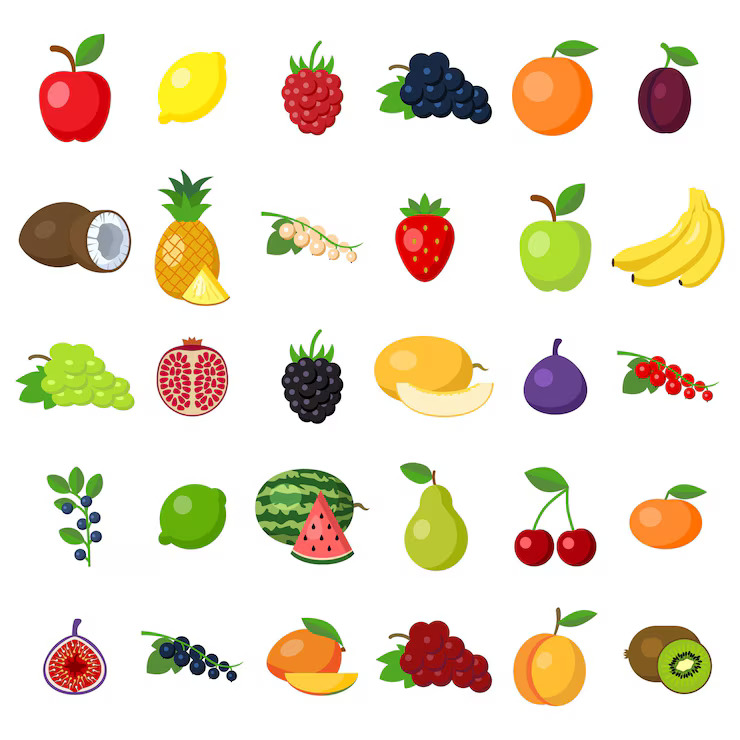
#> input picture unidad-3/images/fruits.jpg, 740 x 740 px
$ jupyter execute --allow-errors 06-conteo.ipynb
#> lines starting #> are read from the running program, lines starting #| are printed output that depends on the picture; after the words box and inside, x2 and y2 are one past the last pixel; in counts of white or black regions, pixels touching at a corner belong together
#> further down, img is the input picture: shape (740, 740, 3); mean B, G, R 207.6, 225, 234
# Conteo

[cell 1]
import cv2
import numpy as np
import matplotlib.pyplot as plt
from skimage import measure

def conteo(img):
  # Convertir la imagen a escala de grises
  img_gray = cv2.cvtColor(img, cv2.COLOR_BGR2GRAY)
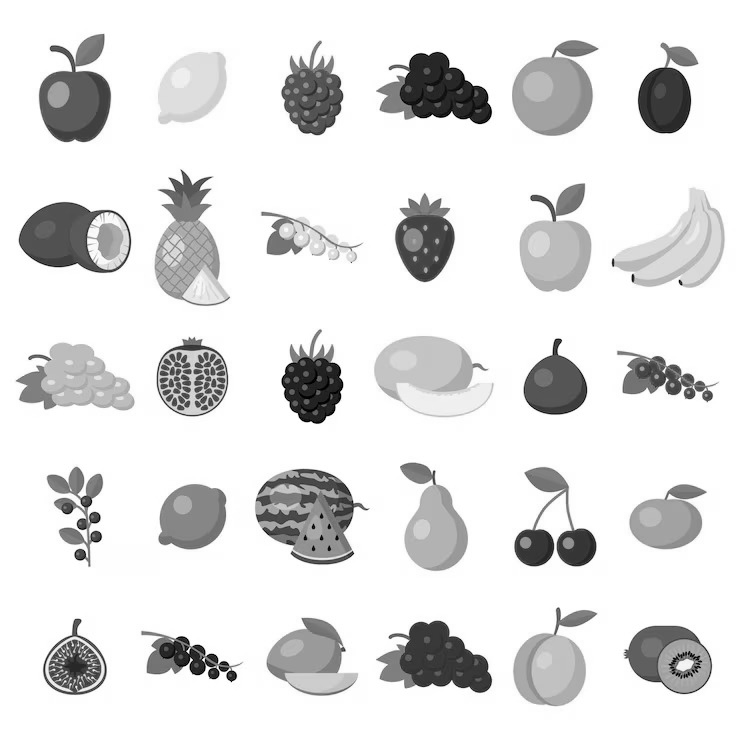
#> img_gray: shape (740, 740); min 0, max 255, mean 225.7

  # Aplicar umbral para obtener una imagen binaria
  _, img_bin = cv2.threshold(img_gray, 230, 255, cv2.THRESH_BINARY_INV)
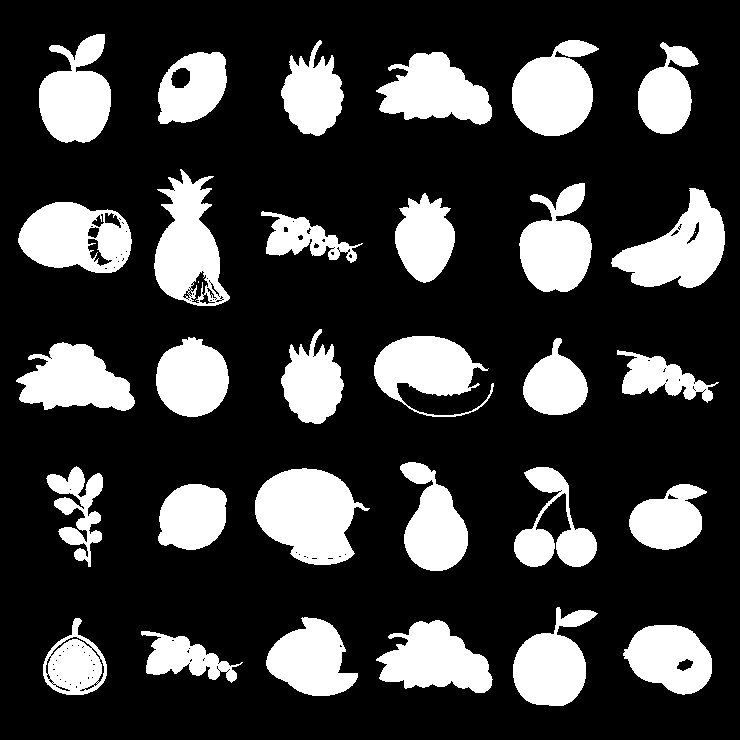
#> img_bin: shape (740, 740); 23.7% white; 32 white regions (2 under 20 px)

  borde, _ = cv2.findContours(img_bin, cv2.RETR_EXTERNAL, cv2.CHAIN_APPROX_SIMPLE)
#> borde = 30 contours; largest, box (x1, y1, x2, y2) and area: (255, 468, 370, 565) 7312, (18, 202, 132, 273) 6092, (154, 169, 230, 306) 6090, (611, 188, 725, 288) 5801, (512, 40, 599, 136) 5560
  conteo = len(borde)
#> conteo = 30

  return conteo, img_bin

img = cv2.imread('./images/fruits.jpg')
conteo, img_bin = conteo(img)
#> conteo = 30

plt.figure(figsize=(15, 7))

plt.subplot(1, 2, 1)
plt.imshow(cv2.cvtColor(img, cv2.COLOR_BGR2RGB))
plt.title('Imagen original')
plt.axis('off')

plt.subplot(1, 2, 2)
plt.imshow(img_bin, cmap='gray')
plt.title(f'Imagen binaria - {conteo} frutas')
plt.axis('off')

plt.show()
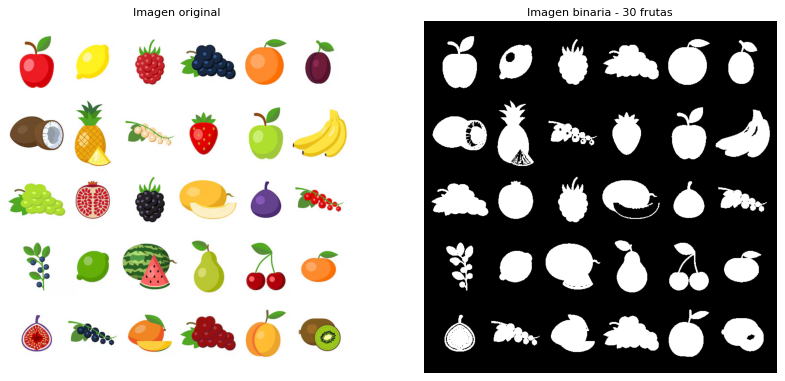
#> figure drawn by matplotlib, 2 panels
